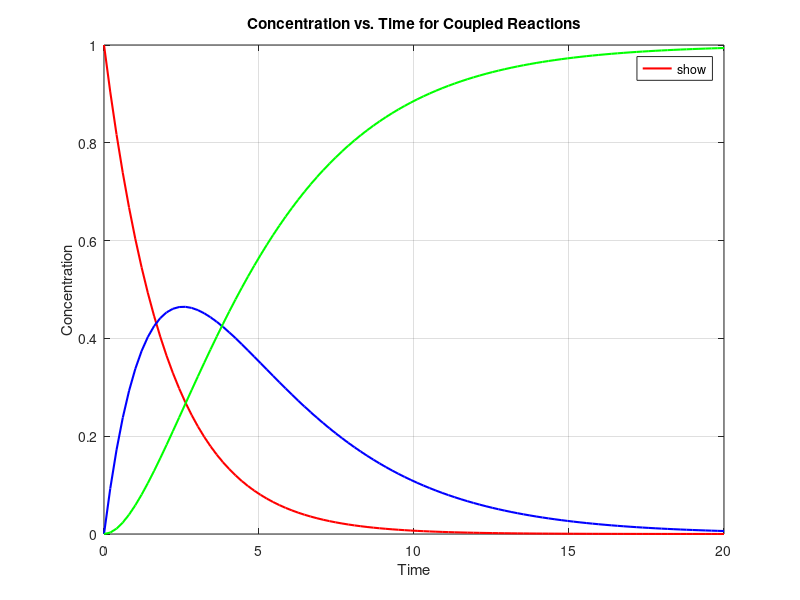

Recreate this plot in MATLAB.
% PROJECT- Calculating Rate Of Chemical Reaction Using Matrix Algebra
% Step 1: Defining the rate constant matrix
%let rate constant for A to B = k1
k1 = 0.5
%let rate constant for B to C = k2
k2 = 0.3

K = [
    -k1,  0,    0;   
     k1, -k2,   0;   
     0,   k2,   0    
]

% Step 2: Defining the initial concentrations 
% for substance A, B, C respectively
C0 = [1; 0; 0]

% Step 3: Defining the time range (0 to 20) with 100 steps
t = linspace(0, 20, 100);  

% Step 4: Solving for concentrations using matrix algebra
C = zeros(3, length(t)); 

%C stores concentrations of ([A], [B], [C])

%number of rows are 3. It corresponds to the three
% substances ([A], [B], and [C])

%the number of columns are (length(t)) 
%It corresponds to number of time points.

for i = 1:length(t)
    C(:, i) = expm(K * t(i)) * C0; % Matrix exponential solution
end

% Step 5: Plotting the concentrations over time
figure;
plot(t, C(1, :), 'r-', 'LineWidth', 1.5, 'DisplayName', '[A] (Reactant)'); hold on;  
plot(t, C(2, :), 'b-', 'LineWidth', 1.5, 'DisplayName', '[B] (Intermediate)');      
plot(t, C(3, :), 'g-', 'LineWidth', 1.5, 'DisplayName', '[C] (Product)');           
hold off;

% Step 6: Adding labels and legend
xlabel('Time');
ylabel('Concentration');
title('Concentration vs. Time for Coupled Reactions');
legend('show', 'Location', 'northeast');  %show legend with labels from 'DisplayName'
grid on;
